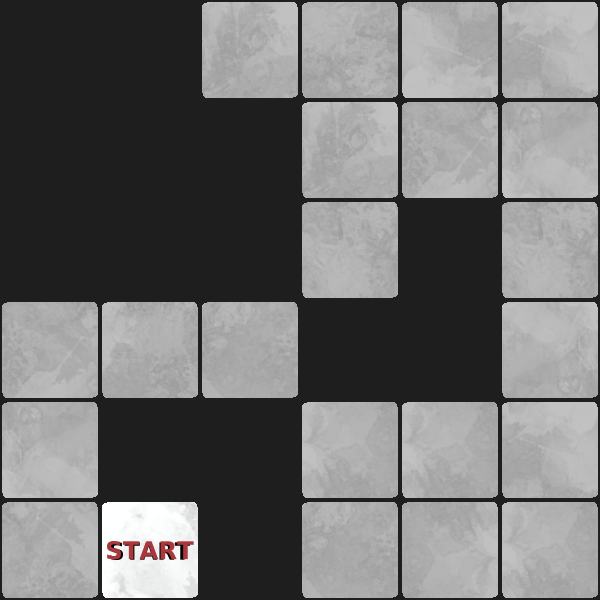

A 2D game scene composited from a Tiled map and its tileset images. What follows is a short description and the map's XML, with every tile layer's data as written:
An orthogonal 6x6 tile map with 100x100 px tiles, 1 tile layer (Essence of Order) and 14 objects.

<map version="1.10" tiledversion="1.11.2" orientation="orthogonal" renderorder="left-up" width="6" height="6" tilewidth="100" tileheight="100" infinite="0" backgroundcolor="#1e1e1e" nextlayerid="4" nextobjectid="18">
 <tileset firstgid="1" source="../sprite_sheet.tsx" />
 <layer id="1" name="Essence of Order" width="6" height="6">
  <properties>
   <property name="level" type="int" value="7" />
   <property name="minimumMoves" type="int" value="36" />
  </properties>
  <data encoding="csv">
0,0,26,41,31,28,
0,0,0,26,25,32,
0,0,0,35,0,35,
25,52,56,0,0,39,
32,0,0,29,29,28,
54,115,0,56,51,29
</data>
 </layer>
 <objectgroup id="2" name="Elements">
  <object id="11" template="../object-templates/Exit.tx" x="0" y="100" />
  <object id="1" template="../object-templates/Pit1.tx" gid="2147483724" x="300" y="400" width="100" height="100" rotation="0" />
  <object id="2" template="../object-templates/Pit2.tx" gid="92" x="200" y="200" width="100" height="100" />
  <object id="3" template="../object-templates/Pit3.tx" gid="89" x="100" y="200" width="100" height="100" />
  <object id="4" template="../object-templates/Pit4.tx" gid="100" x="0" y="200" width="100" height="100" />
  <object id="14" template="../object-templates/BottomlessPit.tx" gid="104" x="200" y="600" width="100" height="100" />
  <object id="15" template="../object-templates/BottomlessPit.tx" x="200" y="500" />
  <object id="16" template="../object-templates/BottomlessPit.tx" gid="79" x="200" y="500" width="100" height="100">
   <properties>
    <property name="Id" type="int" value="3" />
   </properties>
  </object>
  <object id="17" template="../object-templates/BottomlessPit.tx" gid="100" x="100" y="500" width="100" height="100">
   <properties>
    <property name="Id" type="int" value="2" />
   </properties>
  </object>
 </objectgroup>
 <objectgroup id="3" name="Entities">
  <object id="6" template="../object-templates/Box1.tx" gid="12" x="100" y="400" width="100" height="100" />
  <object id="7" template="../object-templates/Box2.tx" gid="12" x="300" y="500" width="100" height="100" />
  <object id="8" template="../object-templates/Box3.tx" gid="6" x="500" y="200" width="100" height="100" />
  <object id="9" template="../object-templates/Box4.tx" gid="7" x="200" y="100" width="100" height="100" />
  <object id="5" template="../object-templates/Player.tx" x="100" y="600" />
 </objectgroup>
</map>
